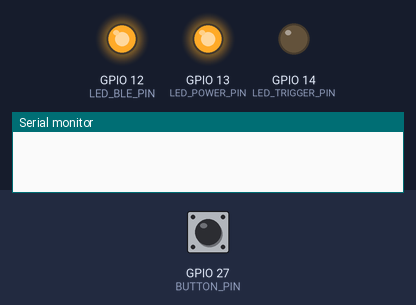
Bench run of a sketch on a simulated ESP32. On the bench: output pins drawn as LEDs (lit = HIGH), the last lines printed to the serial monitor. The test bench sets the inputs (shaded band); at power-on: GPIO 27 (BUTTON_PIN) HIGH. USB keyboard and mouse output is not drawn.

Above: at 1.2 s.
1.3 s: GPIO 27 (BUTTON_PIN) pulled LOW for 0.15 s
At 1.7 s:
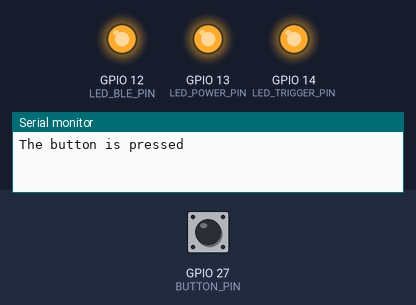
Timing chart, 0 to 4.3 s (numbered marks = the images above; inputs shaded):
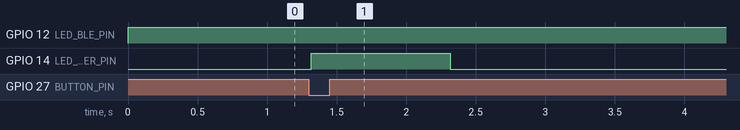

Measured:
- after the input at 1.3 s, GPIO 14 (LED_TRIGGER_PIN): LOW → HIGH at once, → LOW 1.0 s later

The sketch:

esp32-ble-buzzer-script.ino
```cpp
#include <BleKeyboard.h>

#define LED_POWER_PIN       13
#define LED_BLE_PIN         12
#define LED_TRIGGER_PIN     14
#define BUTTON_PIN          27

BleKeyboard bleKeyboard;

int button_state;
int last_button_state;

boolean connected = false;
boolean connectedLed = false;

void setup() {
  Serial.begin(115200);

  pinMode(LED_POWER_PIN, OUTPUT);
  digitalWrite(LED_POWER_PIN, HIGH);

  pinMode(LED_TRIGGER_PIN, OUTPUT);
  digitalWrite(LED_TRIGGER_PIN, LOW);

  pinMode(LED_BLE_PIN, OUTPUT);
  digitalWrite(LED_BLE_PIN, LOW);

  pinMode(BUTTON_PIN, INPUT_PULLUP);
  button_state = digitalRead(BUTTON_PIN);

  bleKeyboard.setName("Buzzer");

  bleKeyboard.begin();
}


void controlConnectionLED() {
  if(!connected && bleKeyboard.isConnected()) {
    digitalWrite(LED_BLE_PIN, HIGH);
    connectedLed = true;
  }
}


void loop() {
  controlConnectionLED();
  connected = bleKeyboard.isConnected();

  if(connected) {
    last_button_state = button_state;
    button_state = digitalRead(BUTTON_PIN);
    delay(10);

    if (last_button_state == HIGH && button_state == LOW) {
      Serial.println("The button is pressed");

      bleKeyboard.write(KEY_RETURN);
      digitalWrite(LED_TRIGGER_PIN, HIGH);
      delay(1000);
      digitalWrite(LED_TRIGGER_PIN, LOW);
    }
  } else {
    if(connectedLed) {
      digitalWrite(LED_BLE_PIN, LOW);
    } else {
      digitalWrite(LED_BLE_PIN, HIGH);
    }

    connectedLed = !connectedLed;
    delay(500);
  }
}
```
